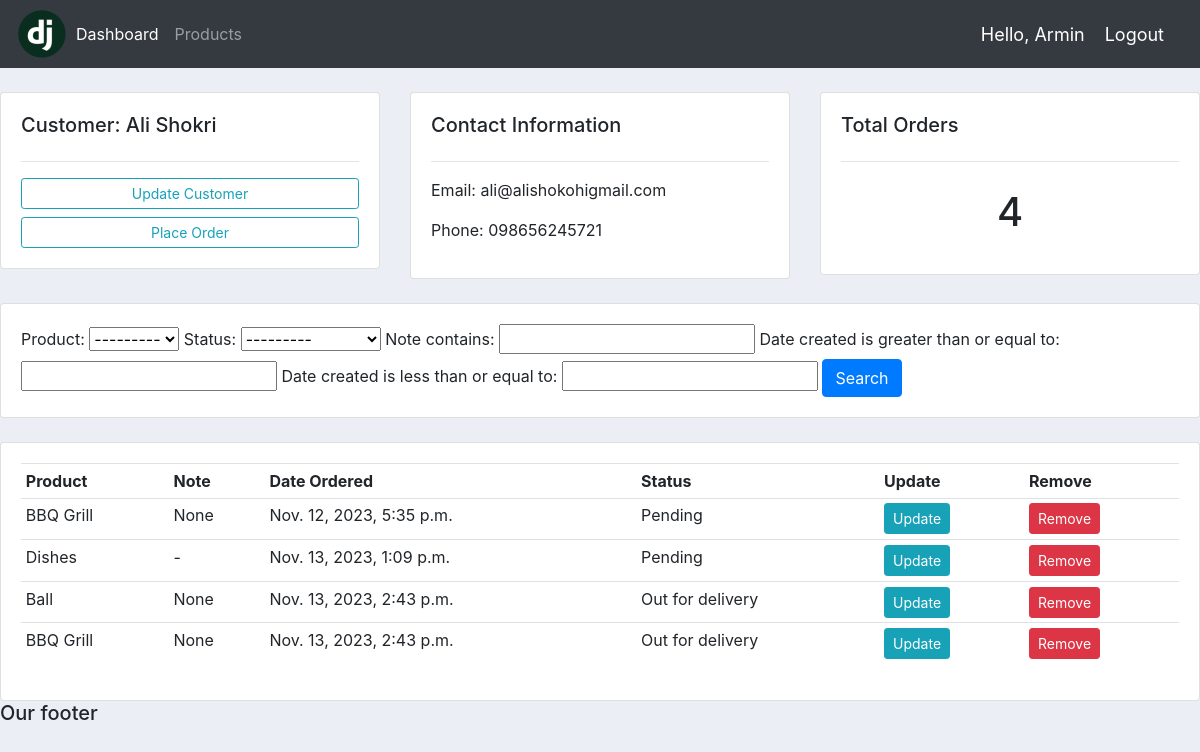
The page /customer/2/ (signed in) on the database its author committed.
### accounts/models.py (models this page shows, shortened)
class Customer(models.Model):
    name = models.CharField(max_length=200, null=True)
    phone = models.CharField(max_length=200, null=True)
    email = models.CharField(max_length=200, null=True)
    date_created = models.DateTimeField(auto_now_add=True,null= True)

class Order(models.Model):
    STATUS = (
        ('Pending', 'Pending'),
        ('Out for delivery', 'Out for delivery'),
        ('Delivered', 'Delivered'),
    )
    customer = models.ForeignKey(Customer,on_delete=models.CASCADE,null=True)
    product = models.ForeignKey(Product,on_delete=models.CASCADE,null=True)
    date_created = models.DateTimeField(auto_now_add=True,null= True)
    status = models.CharField(max_length=200,null=True, choices=STATUS)
    note = models.CharField(max_length=200,null=True)

class Product(models.Model):
    CATEGORY = (
        ('Indoor','Indoor'),
        ('Out Door','Out Door')
    )
    name = models.CharField(max_length=200,)
    price = models.FloatField(null=True)
    category = models.CharField(max_length=300,choices=CATEGORY)
    description = models.CharField(max_length=300,null=True,blank=True)
    date_created = models.DateTimeField(auto_now_add=True,null= True)
    tags = models.ManyToManyField(Tag)
    def __str__(self):
        return self.name

### accounts/views.py (the view)
# urls.py: path('customer/<str:pk>/', views.customer,name ='customer'),
@login_required(login_url='login')
def customer(request , pk):
    customer = Customer.objects.get(id =pk)
    orders = customer.order_set.all()
    orders_count = orders.count()
    myFilter= OrderFilter(request.GET,queryset=orders)
    orders = myFilter.qs
    context = {"customer":customer,
               "orders":orders,
               "orders_count":orders_count,
               "myFilter":myFilter,
               }
    return render(request, 'accounts/customer.html',context)

### accounts/templates/accounts/customer.html
{% extends 'accounts/main.html' %}
{% block content %}
    <br>
    <div class="row">
        <div class="col-md">
            <div class="card card-body">
                <h5>Customer: {{ customer.name }}</h5>
                <hr>
                <a class="btn btn-outline-info btn-sm btn-block" href="">Update Customer</a>
                <a class="btn btn-outline-info btn-sm btn-block" href="{% url 'create_order' customer.id %}">Place Order</a>
            </div>
        </div>
        <div class="col-md">
            <div class="card card-body">
                <h5>Contact Information</h5>
                <hr>
                <p>Email: {{customer.email  }} </p>
                <p>Phone: {{ customer.phone }}</p>
            </div>
        </div>
        <div class="col-md">
            <div class="card card-body">
                <h5>Total Orders</h5>
                <hr>
                <h1 style="text-align: center;padding: 10px">{{ orders_count }}</h1>
            </div>
        </div>
    </div>
    <br>
    <div class="row">
        <div class="col">
            <div class="card card-body">
                <form method="get">
                    {{ myFilter.form }}
                    <button class="btn btn-primary" type="submit">Search</button>
                </form>
            </div>
        </div>
    </div>
    <br>
    <div class="row">
        <div class="col-md">
            <div class="card card-body">
                <table class="table table-sm">
                    <tr>
                        <th>Product</th>
                        <th>Note</th>
                        <th>Date Ordered</th>
                        <th>Status</th>
                        <th>Update</th>
                        <th>Remove</th>
                    </tr>
                    {% for orders in orders %}
                        <tr>
                            <td>{{ orders.product }}</td>
                            <td>{{ orders.note }}</td>
                            <td>{{ orders.date_created }}</td>
                            <td>{{ orders.status }}</td>
                            <td><a class="btn btn-sm btn-info" href="{% url 'update_order' orders.id %}">Update</a></td>
                            <td><a class="btn btn-sm btn-danger" href="{% url 'delete_order' orders.id %}">Remove</a></td>
                        </tr>
                    {% endfor %}
                </table>
            </div>
        </div>
    </div>
{% endblock %}

### accounts/templates/accounts/navbar.html (shortened to what this page needs)
{% load static %}
<nav class="navbar navbar-expand-lg navbar-dark bg-dark">
 <img src="{% static 'images/logo.png' %}">
  <div class="collapse navbar-collapse" id="navbarNav">
    <ul class="navbar-nav">
      <li class="nav-item active">
        <a class="nav-link" href="{% url 'home' %}">Dashboard</a>
      </li>
      <li class="nav-item">
        <a class="nav-link" href="{% url 'product' %}">Products</a>
      </li>
    </ul>
  </div>
    <span class="hello-msg">Hello, {{ request.user }}</span>
    <span><a class="hello-msg" href="{% url 'logout' %}">Logout</a></span>
</nav>

### static/css/main.css (style rules this page uses)
body { background-color: #ebeff5; }

### accounts/templates/accounts/navbar.html (style rules this page uses)
.hello-msg { font-size: 18px; color: #fff; margin-right: 20px; }

### rows shown on the page
Customer: name "Ali Shokri", email "ali@alishokohigmail.com", phone "098656245721"
Order: product "BBQ Grill", note "None", date_created "Nov. 12, 2023, 5:35 p.m.", status "Pending"
Order: product "Dishes", note "-", date_created "Nov. 13, 2023, 1:09 p.m.", status "Pending"
Order: product "Ball", note "None", date_created "Nov. 13, 2023, 2:43 p.m.", status "Out for delivery"
Order: product "BBQ Grill", note "None", date_created "Nov. 13, 2023, 2:43 p.m.", status "Out for delivery"

### other values the page prints
{{ request.user }} "Armin"
{{ orders_count }} "4"
